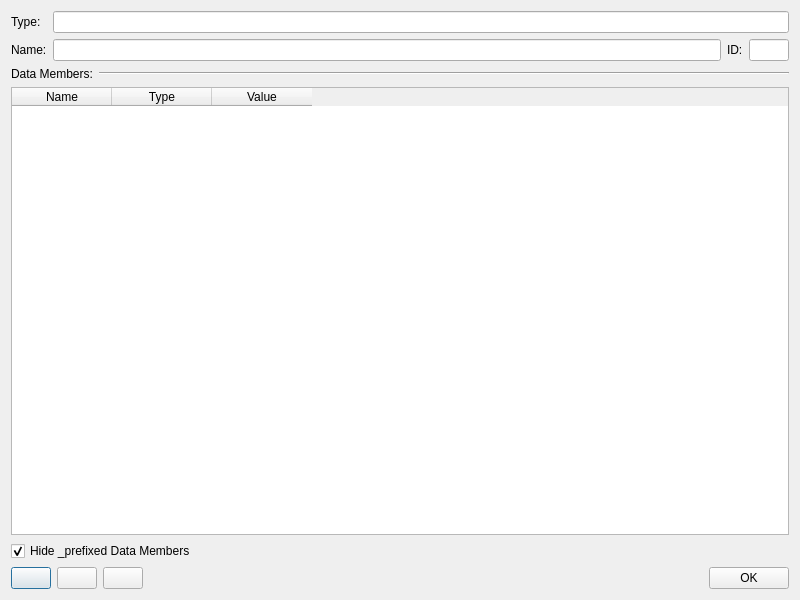
<?xml version="1.0" encoding="UTF-8"?>
<ui version="4.0">
 <class>ClassInstanceDialog</class>
 <widget class="QDialog" name="ClassInstanceDialog">
  <property name="geometry">
   <rect>
    <x>0</x>
    <y>0</y>
    <width>800</width>
    <height>600</height>
   </rect>
  </property>
  <property name="windowTitle">
   <string>Dialog</string>
  </property>
  <layout class="QVBoxLayout" name="verticalLayout">
   <item>
    <layout class="QGridLayout" name="gridLayout">
     <item row="0" column="0">
      <widget class="QLabel" name="label_4">
       <property name="text">
        <string>Type:</string>
       </property>
      </widget>
     </item>
     <item row="0" column="1">
      <widget class="QLineEdit" name="lineEdit_instanceType">
       <property name="readOnly">
        <bool>true</bool>
       </property>
      </widget>
     </item>
     <item row="1" column="0">
      <widget class="QLabel" name="label_3">
       <property name="text">
        <string>Name:</string>
       </property>
      </widget>
     </item>
     <item row="1" column="1">
      <layout class="QHBoxLayout" name="horizontalLayout_2">
       <item>
        <widget class="QLineEdit" name="lineEdit_name"/>
       </item>
       <item>
        <widget class="QLabel" name="label">
         <property name="text">
          <string>ID:</string>
         </property>
        </widget>
       </item>
       <item>
        <widget class="QLineEdit" name="lineEdit_id">
         <property name="sizePolicy">
          <sizepolicy hsizetype="Fixed" vsizetype="Fixed">
           <horstretch>0</horstretch>
           <verstretch>0</verstretch>
          </sizepolicy>
         </property>
         <property name="minimumSize">
          <size>
           <width>40</width>
           <height>0</height>
          </size>
         </property>
         <property name="maximumSize">
          <size>
           <width>40</width>
           <height>16777215</height>
          </size>
         </property>
         <property name="alignment">
          <set>Qt::AlignLeading|Qt::AlignLeft|Qt::AlignVCenter</set>
         </property>
         <property name="readOnly">
          <bool>true</bool>
         </property>
        </widget>
       </item>
      </layout>
     </item>
    </layout>
   </item>
   <item>
    <layout class="QHBoxLayout" name="horizontalLayout_4">
     <item>
      <widget class="QLabel" name="label_5">
       <property name="text">
        <string>Data Members:</string>
       </property>
      </widget>
     </item>
     <item>
      <widget class="Line" name="line">
       <property name="sizePolicy">
        <sizepolicy hsizetype="Expanding" vsizetype="Fixed">
         <horstretch>0</horstretch>
         <verstretch>0</verstretch>
        </sizepolicy>
       </property>
       <property name="orientation">
        <enum>Qt::Horizontal</enum>
       </property>
      </widget>
     </item>
    </layout>
   </item>
   <item>
    <widget class="m3d::TableWidgetMod" name="tableWidget">
     <property name="editTriggers">
      <set>QAbstractItemView::AnyKeyPressed|QAbstractItemView::EditKeyPressed|QAbstractItemView::SelectedClicked</set>
     </property>
     <property name="tabKeyNavigation">
      <bool>true</bool>
     </property>
     <property name="selectionMode">
      <enum>QAbstractItemView::SingleSelection</enum>
     </property>
     <property name="selectionBehavior">
      <enum>QAbstractItemView::SelectRows</enum>
     </property>
     <column>
      <property name="text">
       <string>Name</string>
      </property>
     </column>
     <column>
      <property name="text">
       <string>Type</string>
      </property>
     </column>
     <column>
      <property name="text">
       <string>Value</string>
      </property>
     </column>
    </widget>
   </item>
   <item>
    <widget class="QCheckBox" name="checkBox_hideMembers">
     <property name="text">
      <string>Hide _prefixed Data Members</string>
     </property>
     <property name="checked">
      <bool>true</bool>
     </property>
    </widget>
   </item>
   <item>
    <layout class="QHBoxLayout" name="horizontalLayout">
     <item>
      <widget class="QPushButton" name="pushButton_openOwner">
       <property name="toolTip">
        <string>Open owning chip's dialog box</string>
       </property>
       <property name="text">
        <string/>
       </property>
       <property name="icon">
        <iconset resource="editorapp.qrc">
         <normaloff>:/EditorApp/Resources/dialog.png</normaloff>:/EditorApp/Resources/dialog.png</iconset>
       </property>
      </widget>
     </item>
     <item>
      <widget class="QPushButton" name="pushButton_copyRef">
       <property name="minimumSize">
        <size>
         <width>0</width>
         <height>0</height>
        </size>
       </property>
       <property name="toolTip">
        <string>Copy Reference</string>
       </property>
       <property name="text">
        <string/>
       </property>
       <property name="icon">
        <iconset resource="editorapp.qrc">
         <normaloff>:/EditorApp/Resources/copy.png</normaloff>:/EditorApp/Resources/copy.png</iconset>
       </property>
      </widget>
     </item>
     <item>
      <widget class="QPushButton" name="pushButton_destroy">
       <property name="minimumSize">
        <size>
         <width>0</width>
         <height>0</height>
        </size>
       </property>
       <property name="toolTip">
        <string>Destroy Instance</string>
       </property>
       <property name="text">
        <string/>
       </property>
       <property name="icon">
        <iconset resource="editorapp.qrc">
         <normaloff>:/EditorApp/Resources/delete.png</normaloff>:/EditorApp/Resources/delete.png</iconset>
       </property>
      </widget>
     </item>
     <item>
      <spacer>
       <property name="orientation">
        <enum>Qt::Horizontal</enum>
       </property>
       <property name="sizeHint" stdset="0">
        <size>
         <width>0</width>
         <height>0</height>
        </size>
       </property>
      </spacer>
     </item>
     <item>
      <widget class="QPushButton" name="okButton">
       <property name="toolTip">
        <string>Accept changes and close dialog box.</string>
       </property>
       <property name="whatsThis">
        <string>Applies the settings and closes the dialog box.</string>
       </property>
       <property name="text">
        <string>OK</string>
       </property>
      </widget>
     </item>
    </layout>
   </item>
  </layout>
 </widget>
 <customwidgets>
  <customwidget>
   <class>m3d::TableWidgetMod</class>
   <extends>QTableWidget</extends>
   <header>tablewidgetmod.h</header>
  </customwidget>
 </customwidgets>
 <resources>
  <include location="editorapp.qrc"/>
 </resources>
 <connections>
  <connection>
   <sender>tableWidget</sender>
   <signal>cellDoubleClicked(int,int)</signal>
   <receiver>ClassInstanceDialog</receiver>
   <slot>onTableDoubleClick(int,int)</slot>
   <hints>
    <hint type="sourcelabel">
     <x>221</x>
     <y>200</y>
    </hint>
    <hint type="destinationlabel">
     <x>221</x>
     <y>185</y>
    </hint>
   </hints>
  </connection>
  <connection>
   <sender>checkBox_hideMembers</sender>
   <signal>clicked()</signal>
   <receiver>ClassInstanceDialog</receiver>
   <slot>hideMembersClicked()</slot>
   <hints>
    <hint type="sourcelabel">
     <x>221</x>
     <y>322</y>
    </hint>
    <hint type="destinationlabel">
     <x>221</x>
     <y>185</y>
    </hint>
   </hints>
  </connection>
  <connection>
   <sender>ClassInstanceDialog</sender>
   <signal>finished(int)</signal>
   <receiver>ClassInstanceDialog</receiver>
   <slot>onFinish(int)</slot>
   <hints>
    <hint type="sourcelabel">
     <x>221</x>
     <y>185</y>
    </hint>
    <hint type="destinationlabel">
     <x>221</x>
     <y>185</y>
    </hint>
   </hints>
  </connection>
  <connection>
   <sender>okButton</sender>
   <signal>clicked()</signal>
   <receiver>ClassInstanceDialog</receiver>
   <slot>accept()</slot>
   <hints>
    <hint type="sourcelabel">
     <x>396</x>
     <y>349</y>
    </hint>
    <hint type="destinationlabel">
     <x>221</x>
     <y>185</y>
    </hint>
   </hints>
  </connection>
  <connection>
   <sender>pushButton_openOwner</sender>
   <signal>clicked()</signal>
   <receiver>ClassInstanceDialog</receiver>
   <slot>openOwner()</slot>
   <hints>
    <hint type="sourcelabel">
     <x>47</x>
     <y>349</y>
    </hint>
    <hint type="destinationlabel">
     <x>221</x>
     <y>185</y>
    </hint>
   </hints>
  </connection>
  <connection>
   <sender>pushButton_copyRef</sender>
   <signal>clicked()</signal>
   <receiver>ClassInstanceDialog</receiver>
   <slot>copyRef()</slot>
   <hints>
    <hint type="sourcelabel">
     <x>57</x>
     <y>321</y>
    </hint>
    <hint type="destinationlabel">
     <x>212</x>
     <y>171</y>
    </hint>
   </hints>
  </connection>
  <connection>
   <sender>pushButton_destroy</sender>
   <signal>clicked()</signal>
   <receiver>ClassInstanceDialog</receiver>
   <slot>destroyRef()</slot>
   <hints>
    <hint type="sourcelabel">
     <x>91</x>
     <y>321</y>
    </hint>
    <hint type="destinationlabel">
     <x>212</x>
     <y>171</y>
    </hint>
   </hints>
  </connection>
  <connection>
   <sender>lineEdit_name</sender>
   <signal>editingFinished()</signal>
   <receiver>ClassInstanceDialog</receiver>
   <slot>nameChanged()</slot>
   <hints>
    <hint type="sourcelabel">
     <x>197</x>
     <y>46</y>
    </hint>
    <hint type="destinationlabel">
     <x>212</x>
     <y>171</y>
    </hint>
   </hints>
  </connection>
  <connection>
   <sender>tableWidget</sender>
   <signal>cellChanged(int,int)</signal>
   <receiver>ClassInstanceDialog</receiver>
   <slot>onCellChanged(int,int)</slot>
   <hints>
    <hint type="sourcelabel">
     <x>212</x>
     <y>172</y>
    </hint>
    <hint type="destinationlabel">
     <x>212</x>
     <y>171</y>
    </hint>
   </hints>
  </connection>
 </connections>
 <slots>
  <slot>onTableDoubleClick(int,int)</slot>
  <slot>hideMembersClicked()</slot>
  <slot>onFinish(int)</slot>
  <slot>openOwner()</slot>
  <slot>nameChanged()</slot>
  <slot>copyRef()</slot>
  <slot>destroyRef()</slot>
  <slot>onCellChanged(int,int)</slot>
 </slots>
</ui>
